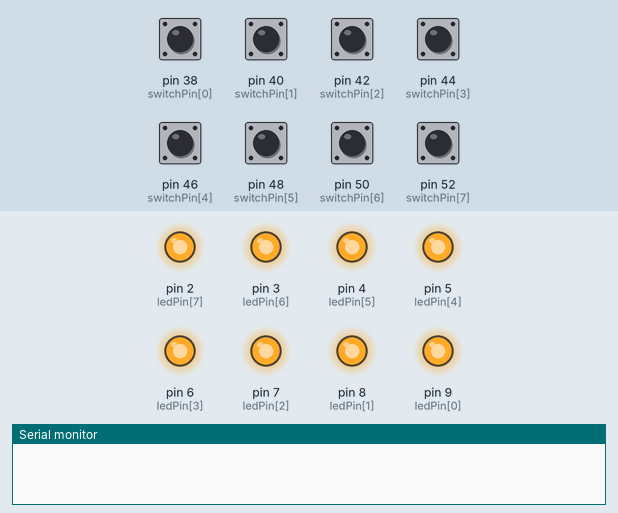
Bench run of a sketch on a simulated Arduino Mega 2560, built with avr-gcc and run on an emulated ATmega2560. Parts: output pins drawn as LEDs (lit = HIGH), the last lines printed to the serial monitor. The inputs (shaded band) are chosen by the test bench; at power-on: pin 38 (switchPin[0]), pin 40 (switchPin[1]), pin 42 (switchPin[2]), pin 44 (switchPin[3]), pin 46 (switchPin[4]), pin 48 (switchPin[5]), pin 50 (switchPin[6]), pin 52 (switchPin[7]) HIGH.

Above: at 1.2 s.
1.3 s: pin 38 (switchPin[0]) pulled LOW for 0.15 s
At 2.2 s:
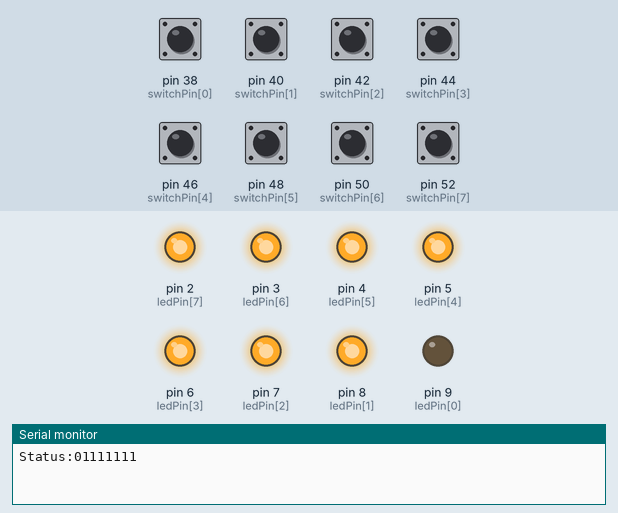
2.9 s: pin 40 (switchPin[1]) pulled LOW for 0.15 s
At 3.4 s:
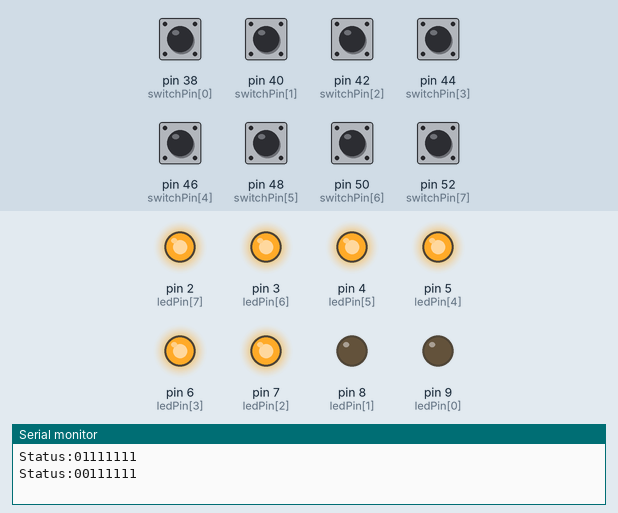
4.5 s: pin 42 (switchPin[2]) pulled LOW for 0.15 s
At 5.7 s:
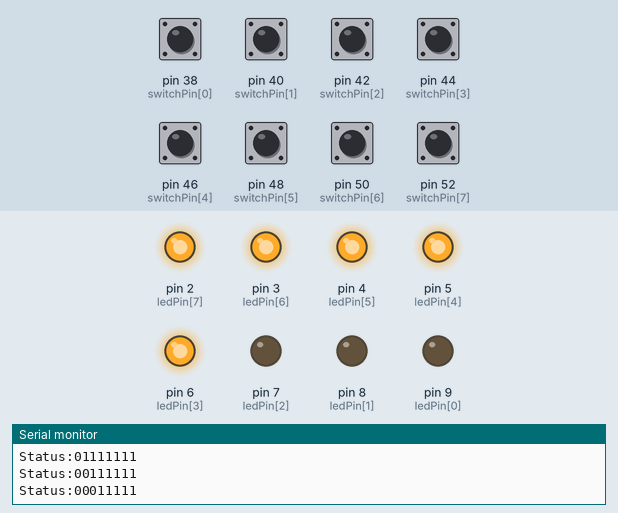
6.1 s: pin 44 (switchPin[3]) pulled LOW for 0.15 s
At 7.2 s:
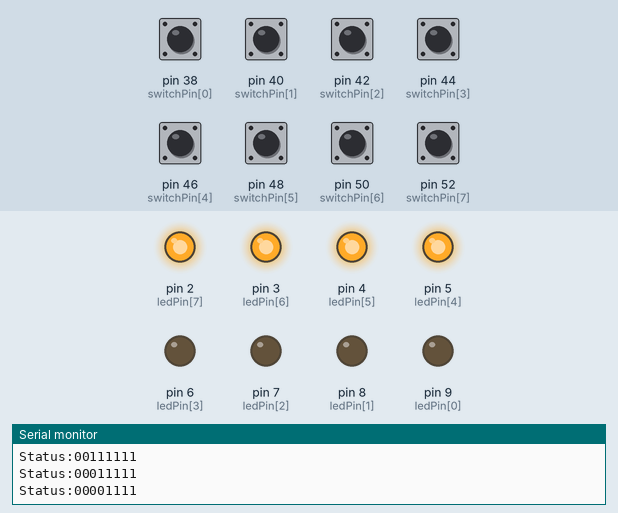
7.7 s: pin 46 (switchPin[4]) pulled LOW for 0.15 s
At 8.5 s:
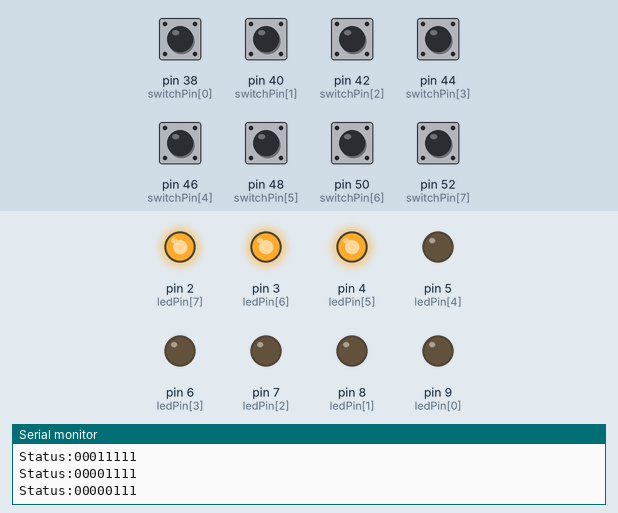
9.3 s: pin 48 (switchPin[5]) pulled LOW for 0.15 s
At 9.8 s:
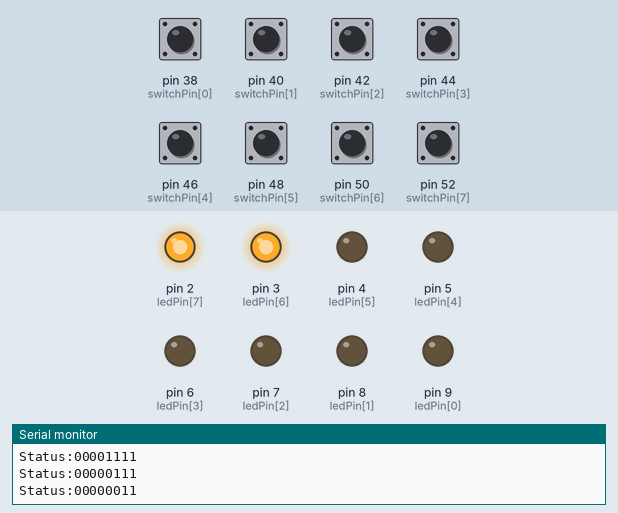
Timing chart, 0 to 11.9 s (numbered marks = the images above; inputs shaded):
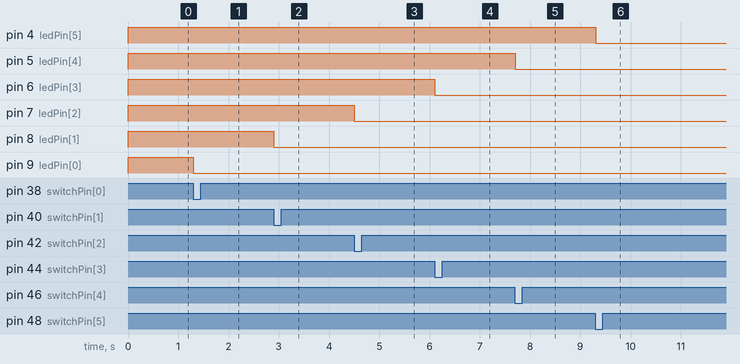

The sketch:

VC8_arduino_software.ino
```cpp
int ledPin[] = {9, 8, 7, 6, 5, 4, 3, 2}; // relay controlling pins
int switchPin[] = {38, 40, 42, 44, 46, 48, 50, 52}; // switch measurement pins
int an[8]; //result of switch measurement pins
int store[] = {1, 1, 1, 1, 1, 1, 1, 1}; // stores prevous switch results; default 1
int statu[8];  // current valve status

void setup() {
  for (byte i = 0; i < 8; i = i + 1) {
    pinMode(ledPin[i], OUTPUT);  // sets the digital pin 13 as output
    digitalWrite(ledPin[i], HIGH);
    statu[i] = 1;
  }

  for (byte i = 0; i < 8; i = i + 1) {
    pinMode(switchPin[i], INPUT_PULLUP);    // sets the digital pins as input pull up
  }

  Serial.begin(115200);

}


int updateStatus() {
  int stat = statu;
  return stat;
}

void loop() {

  bool event = false;
  bool ok = false;
  int datainput[8] = {0, 0, 0, 0, 0, 0, 0, 0};
  int valveinput[8] = {0, 0, 0, 0, 0, 0, 0, 0};
  int start = false;

  // for debugging:
  //   Serial.println("read");
  //  Serial.println(an);
  //  Serial.println("store");
  //  Serial.println(store);
  // Serial.println("status");
  // Serial.println(statu);

  delay(100);

  // information received from serial communication with PC
  if  (Serial.available() != 0) {


    // int cc = 0;
    char firstchar = Serial.read();

    if ( firstchar == 'g') { // get request --> send valve status to computer
      event = true;
      // Serial.print("here");
      Serial.flush();
    }

    if (firstchar == 's') { // set request --> apply valave state
      // while (Serial.available() > 0) {

      //   if (firstchar) == 's') { // set request --> apply valave state
      //      start=true;
      //Serial.print("here");
      //   }

      while (Serial.available() > 0) {
        int tmp = Serial.parseInt();
        valveinput[tmp - 1] = 1;
        datainput[tmp - 1] = Serial.parseInt();

        // cc = cc + 1;

        if (Serial.read() == '\n') {

//          for (byte i = 0; i < 8; i = i + 1) {
//            Serial.print(valveinput[i]);
//          }
//          Serial.println("");
//           for (byte i = 0; i < 8; i = i + 1) {
//           Serial.print(datainput[i]);
//           }

          for (byte i = 0; i < 8; i = i + 1) {
            if (valveinput[i] == 1) { // user requested valve switch
              if (datainput[i] == 1) {
                digitalWrite(ledPin[i], HIGH);
                statu[i] = 1;
              } else {
                //   Serial.println(ledPin[i]);
                digitalWrite(ledPin[i], LOW);
                statu[i] = 0;
              }
              ok = true;
            }
          }
          Serial.flush();
        }
      }
    }
  }

  // user manually switching valves

  for (byte i = 0; i < 8; i = i + 1) {
    an[i] = digitalRead(switchPin[i]);


    if (an[i] == 0 && store[i] == 1) {
      // user pressed switch
      event = true;
      if (statu[i] == 1) {
        digitalWrite(ledPin[i], LOW);
        statu[i] = 0;
      } else
      {
        digitalWrite(ledPin[i], HIGH);
        statu[i] = 1;
      }
    }

    // updates memory of pushed button
    store[i] = an[i];
  }


  if (event == true) {
    //sends new status to serial port
    Serial.print("Status:");
    for (byte i = 0; i < 8; i = i + 1) {
      Serial.print(statu[i]);
    }
    Serial.print("\n");
  }

  if (ok == true) { // acknowledgement of command
    Serial.print("OK");
    Serial.print("\n");
  }

}
```

Measured:
- after the input at 1.3 s, pin 9 (ledPin[0]): HIGH → LOW at once
- after the input at 2.9 s, pin 8 (ledPin[1]): HIGH → LOW at once
- after the input at 4.5 s, pin 7 (ledPin[2]): HIGH → LOW at once
- after the input at 6.1 s, pin 6 (ledPin[3]): HIGH → LOW at once
- after the input at 7.7 s, pin 5 (ledPin[4]): HIGH → LOW at once
- after the input at 9.3 s, pin 4 (ledPin[5]): HIGH → LOW at once
